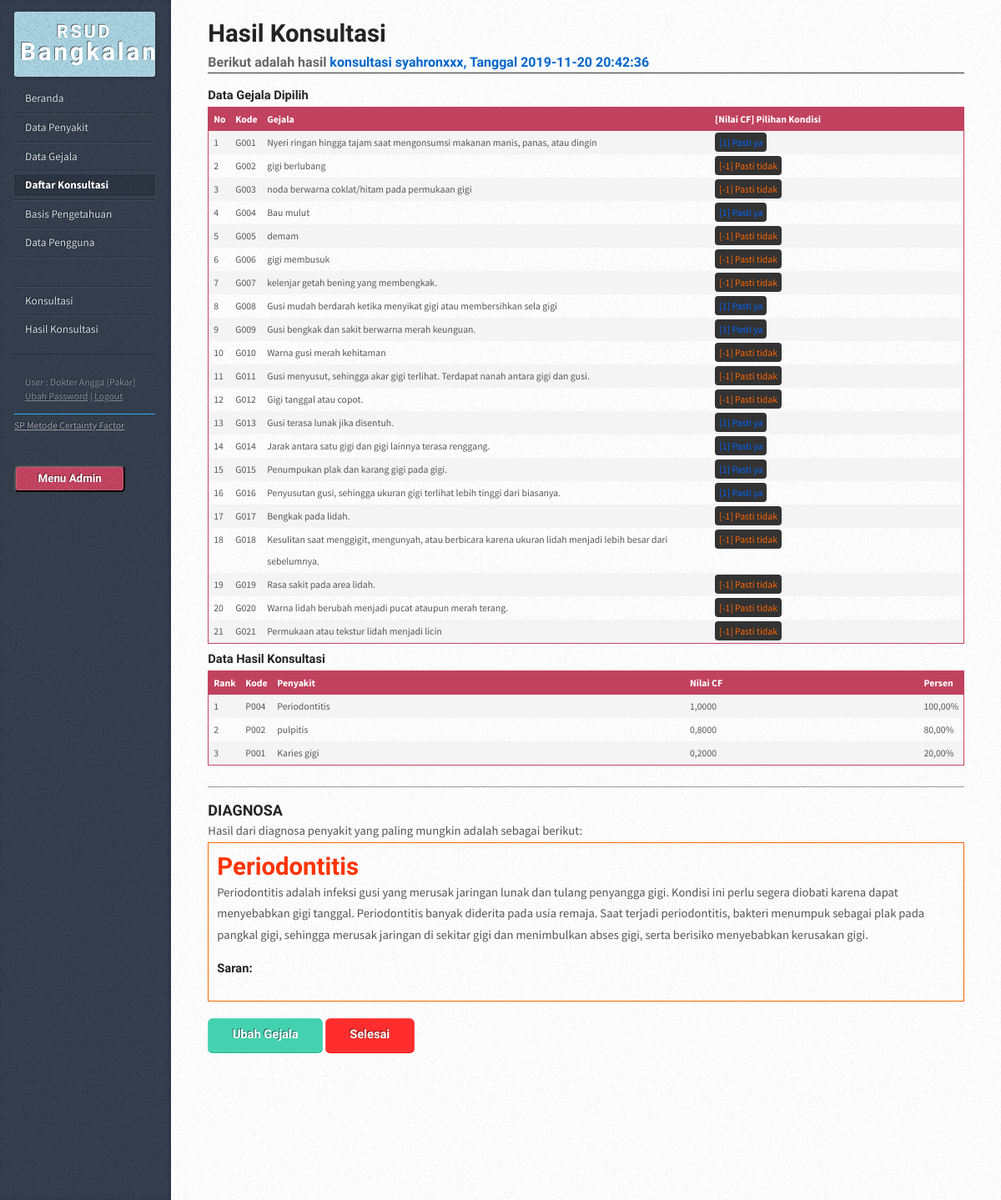
Screenshot of /?hal=konsultasi-view&id=65 (signed in) with the database file from the repository.
### tables this page shows
CREATE TABLE `cf_konsultasi` (
  `id_konsultasi` int(11) NOT NULL,
  `nama` varchar(50) NOT NULL,
  `kelamin` enum('P','W') NOT NULL,
  `alamat` varchar(100) NOT NULL,
  `pekerjaan` varchar(60) NOT NULL,
  `tanggal` datetime NOT NULL,
  `sesi` char(15) NOT NULL,
  `status` int(1) NOT NULL
);

CREATE TABLE `cf_konsultasi_gejala` (
  `id_konsultasi_gejala` bigint(11) NOT NULL,
  `id_konsultasi` int(11) NOT NULL,
  `id_gejala` int(11) NOT NULL,
  `cf_user` double NOT NULL,
  `status` int(1) NOT NULL
);

CREATE TABLE `cf_gejala` (
  `id_gejala` int(11) NOT NULL,
  `kd_gejala` char(4) NOT NULL,
  `gejala` varchar(200) NOT NULL,
  `informasi` varchar(150) NOT NULL
);

CREATE TABLE `cf_konsultasi_hasil` (
  `id_konsultasi_hasil` bigint(20) NOT NULL,
  `id_konsultasi` int(11) NOT NULL,
  `id_penyakit` int(11) NOT NULL,
  `nilai_cf` double NOT NULL,
  `status` int(1) NOT NULL
);

CREATE TABLE `cf_penyakit` (
  `id_penyakit` int(11) NOT NULL,
  `kd_penyakit` char(4) NOT NULL,
  `penyakit` varchar(100) NOT NULL,
  `informasi` text NOT NULL,
  `saran` text NOT NULL
);

CREATE TABLE `cf_pengguna` (
  `id_pengguna` int(11) NOT NULL,
  `nama` varchar(50) NOT NULL,
  `username` varchar(20) NOT NULL,
  `password` varchar(50) NOT NULL,
  `tipe` int(1) NOT NULL
);

### config/library.php (called while the page is built, shortened)
<?php
function antiinjec($data){
  $filter_sql = mysql_real_escape_string(stripslashes(strip_tags(htmlspecialchars($data,ENT_QUOTES))));
  return $filter_sql;
}
?>

### config/koneksi.php (called while the page is built, shortened)
<?php
function querydb($query)
{
	$result=mysql_query($query) or die ("gagal melakukan Query=$query");
	return $result;
}
?>

### data_konsultasi_view.php (the view, shortened to what this page needs)
<?php
$konsul=antiinjec(@$_GET['id']);
$q_konsultasi="SELECT id_konsultasi, nama, tanggal FROM cf_konsultasi WHERE status=1 AND id_konsultasi='".$konsul."'" ;
$h_konsultasi=querydb($q_konsultasi);
$d_konsultasi=mysql_fetch_assoc($h_konsultasi);
?>
<article class="box post post-excerpt">
    <header>
        <h2>Hasil Konsultasi</h2>
        <p style="font-size:16px; color:#666; font-weight:600;">Berikut adalah hasil <span style="color:#06C;">konsultasi <?php echo $d_konsultasi['nama'].", Tanggal ". $d_konsultasi['tanggal']; ?></span></p>
    </header>
    <h3>Data Gejala Dipilih</h3>
    <table width="100%" class="default" border="1">
      <tr>
        <th width="2%">No</th>
        <th width="4%">Kode</th>
        <th width="60%">Gejala</th>
        <th width="34%">[Nilai CF] Pilihan Kondisi</th>
      </tr>
      <?php
      $query="SELECT b.id_konsultasi_gejala, b.cf_user, a.id_gejala, a.kd_gejala, a.gejala
	  		  FROM cf_gejala as a, cf_konsultasi_gejala as b
              WHERE  a.id_gejala=b.id_gejala AND b.id_konsultasi='".$konsul."' AND b.status=1
              ORDER BY kd_gejala" ;
      $hquery=querydb($query);
      while ($data_tbl=mysql_fetch_assoc($hquery)) {
      $nomor=$nomor+1;
      ?>
      <tr>
        <td><?php echo $nomor; ?></td>
        <td><?php echo $data_tbl['kd_gejala']; ?></td>
        <td><?php echo $data_tbl['gejala']; ?></td>
        <td>
        <?php
			if($data_tbl['cf_user']==1) { echo "<span class='biru_1'>[$data_tbl[cf_user]] Pasti ya</span>"; }
			elseif($data_tbl['cf_user']==0.8) { echo "<span class='biru_2'>[$data_tbl[cf_user]] Hampir pasti ya</span>"; }
			elseif($data_tbl['cf_user']==0.6) { echo "<span class='biru_3'>[$data_tbl[cf_user]] Kemungkinan besar ya</span>"; }
			elseif($data_tbl['cf_user']==0.4) { echo "<span class='biru_4'>[$data_tbl[cf_user]] Mungkin ya</span>"; }
			elseif($data_tbl['cf_user']==-0.2) { echo "<span class='hijau_1'>[$data_tbl[cf_user]] Tidak tahu</span>"; }
			elseif($data_tbl['cf_user']==-0.4) { echo "<span class='kuning_1'>[$data_tbl[cf_user]] Mungkin tidak</span>"; }
			elseif($data_tbl['cf_user']==-0.6) { echo "<span class='kuning_2'>[$data_tbl[cf_user]] Kemungkinan besar tidak</span>"; }
			elseif($data_tbl['cf_user']==-0.8) { echo "<span class='kuning_3'>[$data_tbl[cf_user]] Hampir pasti tidak</span>"; }
			elseif($data_tbl['cf_user']==-1) { echo "<span class='kuning_4'>[$data_tbl[cf_user]] Pasti tidak</span>"; }
		?>
        </td>
      </tr>
      <?php } ?>
    </table>
    <h3>Data Hasil Konsultasi</h3>
    <table width="100%" class="default" border="1">
      <tr>
        <th width="2%">Rank</th>
        <th width="4%">Kode</th>
        <th width="60%">Penyakit</th>
        <th width="34%">Nilai CF</th>
        <th width="34%">Persen</th>
      </tr>
      <?php
	  $nomor=0;
      $query="SELECT b.id_konsultasi_hasil, b.nilai_cf, a.kd_penyakit, a.penyakit
	  		  FROM cf_penyakit as a, cf_konsultasi_hasil as b
              WHERE a.id_penyakit=b.id_penyakit AND b.id_konsultasi='".$konsul."' AND b.status=1
              ORDER BY b.nilai_cf DESC, a.kd_penyakit ASC" ;
      $hquery=querydb($query);
      while ($data_tbl=mysql_fetch_assoc($hquery)) {
      $nomor=$nomor+1;
      ?>
      <tr>
        <td><?php echo $nomor; ?></td>
        <td><?php echo $data_tbl['kd_penyakit']; ?></td>
        <td><?php echo $data_tbl['penyakit']; ?></td>
        <td><?php echo number_format ( $data_tbl['nilai_cf'] , 4 , "," , "." ); ?></td>
        <td><?php echo number_format ( $data_tbl['nilai_cf']*100 , 2 , "," , "." ); ?>%</td>
      </tr>
      <?php } ?>
    </table>
    <h3 style="font-size:18px; margin-top:25px; border-top:1px solid #999; padding-top:15px;">DIAGNOSA</h3>
    Hasil dari diagnosa penyakit yang paling mungkin adalah sebagai berikut:
    <div style="border:1px solid #F60; padding:10px; margin-bottom:20px;">
    	<?php
        $query="SELECT b.id_konsultasi_hasil, b.nilai_cf, a.kd_penyakit, a.penyakit, a.informasi, a.saran
                FROM cf_penyakit as a, cf_konsultasi_hasil as b
                WHERE a.id_penyakit=b.id_penyakit AND b.id_konsultasi='".$konsul."' AND b.status=1
                ORDER BY b.nilai_cf DESC, a.kd_penyakit ASC LIMIT 0, 1" ;
        $hquery=querydb($query);
        $data_tbl=mysql_fetch_assoc($hquery);
		?>
    	<h2 style="color:#F30;"><?php echo $data_tbl['penyakit']; ?></h2>
        <p><?php echo $data_tbl['informasi']; ?></p>
        <p>
        	<h3>Saran:</h3>
        </p>
    </div>
<div class="form-style-6">
	<a href="?hal=konsultasi-gejala"><input type="button" value="Ubah Gejala"></a>
	<a href="?hal=konsultasi-selesai"><input type="button" value="Selesai" class="red"></a>
</div>
</article>

### index.php (shortened to what this page needs)
<?php
include "config/library.php";
include "config/koneksi.php";
$hal=antiinjec(@$_GET['hal']);
$ses_nama_pengguna=@$_SESSION['ses_nama_pengguna'];
if($ses_nama_pengguna=="")
{
	header("location:login.php");
} else {
	$queryadm="SELECT * FROM cf_pengguna WHERE username='$ses_nama_pengguna'";
	$hasiladm=querydb($queryadm);
	$dataadm=mysql_fetch_array($hasiladm);
	$tipen=0;
	if($dataadm['tipe']==1) { $tipe_pengguna="Pakar"; $tipen=1; }
	elseif($dataadm['tipe']==2) { $tipe_pengguna="Konsultan"; $tipen=2; }
?>
<!DOCTYPE HTML>
<html>
	<head>
		<link rel="stylesheet" href="assets/css/main.css" />
	</head>
	<body>
			<div id="content">
				<div class="inner">
					<?php
					if($hal=="penyakit") { include "data_penyakit.php"; }
					elseif($hal=="penyakit-input") { include "input_penyakit.php"; }
					elseif($hal=="gejala") { include "data_gejala.php"; }
					elseif($hal=="gejala-input") { include "input_gejala.php"; }
					elseif($hal=="basis") { include "data_basis.php"; }
					elseif($hal=="basis-input") { include "input_basis.php"; }
					elseif($hal=="pengguna") { include "data_pengguna.php"; }
					elseif($hal=="pengguna-input") { include "input_pengguna.php"; }
					elseif($hal=="konsultasi") { include "konsultasi.php"; }
					elseif($hal=="konsultasi-gejala") { include "konsultasi_gejala.php"; }
					elseif($hal=="konsultasi-hasil") { include "konsultasi_hasil.php"; }
					elseif($hal=="konsultasi-selesai") { include "konsultasi_selesai.php"; }
					elseif($hal=="konsultasi-list") { include "data_konsultasi.php"; }
					elseif($hal=="konsultasi-view") { include "data_konsultasi_view.php"; }
					elseif($hal=="ubah-password") { include "input_password.php"; }
					else{ include "home.php"; }
					?>
				</div>
			</div>
			<div id="sidebar">
					<h1 id="logo"><a href="#"><span style="font-size:0.73em">RSUD</span> Bangkalan</a></h1>
					<nav id="nav">
						<ul>
							<li <?php if($hal=="") { echo "class='current'"; } ?>><a href="./">Beranda</a></li>
							<?php if($tipen==1) { ?>
							<li <?php if($hal=="penyakit" || $hal=="penyakit-input") { echo "class='current'"; } ?>><a href="?hal=penyakit">Data Penyakit</a></li>
							<li <?php if($hal=="gejala" || $hal=="gejala-input") { echo "class='current'"; } ?>><a href="?hal=gejala">Data Gejala</a></li>
                            <li <?php if($hal=="konsultasi-list" || $hal=="konsultasi-view") { echo "class='current'"; } ?>><a href="?hal=konsultasi-list">Daftar Konsultasi</a></li>
                            <li <?php if($hal=="basis" || $hal=="basis-input") { echo "class='current'"; } ?>><a href="?hal=basis">Basis Pengetahuan</a></li>
                            <li <?php if($hal=="pengguna" || $hal=="pengguna-input") { echo "class='current'"; } ?>><a href="?hal=pengguna">Data Pengguna</a></li>
                            <li><a>&nbsp;</a></li>
							<?php } ?>
                            <li <?php if($hal=="konsultasi" || $hal=="konsultasi-gejala") { echo "class='current'"; } ?>><a href="?hal=konsultasi">Konsultasi</a></li>
							<li <?php if($hal=="konsultasi-hasil") { echo "class='current'"; } ?>><a href="?hal=konsultasi-hasil">Hasil Konsultasi</a></li>
						</ul>
					</nav>
                	<div id="copyright">
                    	<p>
                        	User : <?php echo $dataadm['nama']; ?> [<?php echo $tipe_pengguna; ?>]<br>
                            <a href="?hal=ubah-password">Ubah Password</a> | <a href="logout.php">Logout</a><br>
                            <div style="border-bottom:1px solid #2dafff;"></div>
                            <a href="http://aplikasi-sistem-pakar-metode-certainty-factor.htm" target="_blank">SP Metode Certainty Factor</a><br>
                        </p>
                    </div>
                    <ul class="nav navbar-nav navbar-right">
            				<a href="login.php" target="_blank"><button type="button" class="btn btn-default navbar-btn">Menu Admin</button></a>
    					</ul>
			</div>
	</body>
</html>
<?php closedb(); } ?>

### data_konsultasi_view.php (style rules this page uses)
.biru_1 { color:#06F; background:#333; padding:4px 5px; border-radius:4px; }
.kuning_4 { color:#F60; background:#333; padding:4px 5px; border-radius:4px; }

### rows the page displays
cf_konsultasi: nama "syahronxxx", tanggal "2019-11-20 20:42:36"
cf_konsultasi_gejala: id_gejala.kd_gejala "G001", id_gejala.gejala "Nyeri ringan hingga tajam saat mengonsumsi makanan manis, panas, atau dingin", cf_user "1"
cf_konsultasi_gejala: id_gejala.kd_gejala "G002", id_gejala.gejala "gigi berlubang", cf_user "-1"
cf_konsultasi_gejala: id_gejala.kd_gejala "G003", id_gejala.gejala "noda berwarna coklat/hitam pada permukaan gigi", cf_user "-1"
cf_konsultasi_gejala: id_gejala.kd_gejala "G004", id_gejala.gejala "Bau mulut", cf_user "1"
cf_konsultasi_gejala: id_gejala.kd_gejala "G005", id_gejala.gejala "demam", cf_user "-1"
cf_konsultasi_gejala: id_gejala.kd_gejala "G006", id_gejala.gejala "gigi membusuk", cf_user "-1"
cf_konsultasi_gejala: id_gejala.kd_gejala "G007", id_gejala.gejala "kelenjar getah bening yang membengkak.", cf_user "-1"
cf_konsultasi_gejala: id_gejala.kd_gejala "G008", id_gejala.gejala "Gusi mudah berdarah ketika menyikat gigi atau membersihkan sela gigi", cf_user "1"
cf_konsultasi_gejala: id_gejala.kd_gejala "G009", id_gejala.gejala "Gusi bengkak dan sakit berwarna merah keunguan.", cf_user "1"
cf_konsultasi_gejala: id_gejala.kd_gejala "G010", id_gejala.gejala "Warna gusi merah kehitaman", cf_user "-1"
cf_konsultasi_gejala: id_gejala.kd_gejala "G011", id_gejala.gejala "Gusi menyusut, sehingga akar gigi terlihat. Terdapat nanah antara gigi dan gusi.", cf_user "-1"
cf_konsultasi_gejala: id_gejala.kd_gejala "G012", id_gejala.gejala "Gigi tanggal atau copot.", cf_user "-1"
cf_konsultasi_gejala: id_gejala.kd_gejala "G013", id_gejala.gejala "Gusi terasa lunak jika disentuh.", cf_user "1"
cf_konsultasi_gejala: id_gejala.kd_gejala "G014", id_gejala.gejala "Jarak antara satu gigi dan gigi lainnya terasa renggang.", cf_user "1"
cf_konsultasi_gejala: id_gejala.kd_gejala "G015", id_gejala.gejala "Penumpukan plak dan karang gigi pada gigi.", cf_user "1"
cf_konsultasi_gejala: id_gejala.kd_gejala "G016", id_gejala.gejala "Penyusutan gusi, sehingga ukuran gigi terlihat lebih tinggi dari biasanya.", cf_user "1"
cf_konsultasi_gejala: id_gejala.kd_gejala "G017", id_gejala.gejala "Bengkak pada lidah.", cf_user "-1"
cf_konsultasi_gejala: id_gejala.kd_gejala "G018", id_gejala.gejala "Kesulitan saat menggigit, mengunyah, atau berbicara karena ukuran lidah menjadi lebih besar dari sebelumnya.", cf_user "-1"
cf_konsultasi_gejala: id_gejala.kd_gejala "G019", id_gejala.gejala "Rasa sakit pada area lidah.", cf_user "-1"
cf_konsultasi_gejala: id_gejala.kd_gejala "G020", id_gejala.gejala "Warna lidah berubah menjadi pucat ataupun merah terang.", cf_user "-1"
cf_konsultasi_gejala: id_gejala.kd_gejala "G021", id_gejala.gejala "Permukaan atau tekstur lidah menjadi licin", cf_user "-1"
cf_konsultasi_hasil: id_penyakit.kd_penyakit "P004", id_penyakit.penyakit "Periodontitis", nilai_cf "1,0000", $data_tbl['nilai_cf']*100 "100,00", id_penyakit.informasi "Periodontitis adalah infeksi gusi yang merusak jaringan lunak dan tulang penyangga gigi. Kondisi ini perlu segera diobati karena dapat menyebabkan gigi tanggal. Periodontitis banyak diderita pada usia remaja. Saat terjadi periodontitis, bakteri menumpuk sebagai plak pada pangkal gigi, sehingga merusak jaringan di sekitar gigi dan menimbulkan abses gigi, serta berisiko menyebabkan kerusakan gigi."
cf_konsultasi_hasil: id_penyakit.kd_penyakit "P002", id_penyakit.penyakit "pulpitis", nilai_cf "0,8000", $data_tbl['nilai_cf']*100 "80,00"
cf_konsultasi_hasil: id_penyakit.kd_penyakit "P001", id_penyakit.penyakit "Karies gigi", nilai_cf "0,2000", $data_tbl['nilai_cf']*100 "20,00"
cf_pengguna: nama "Dokter Angga", tipe "Pakar"
